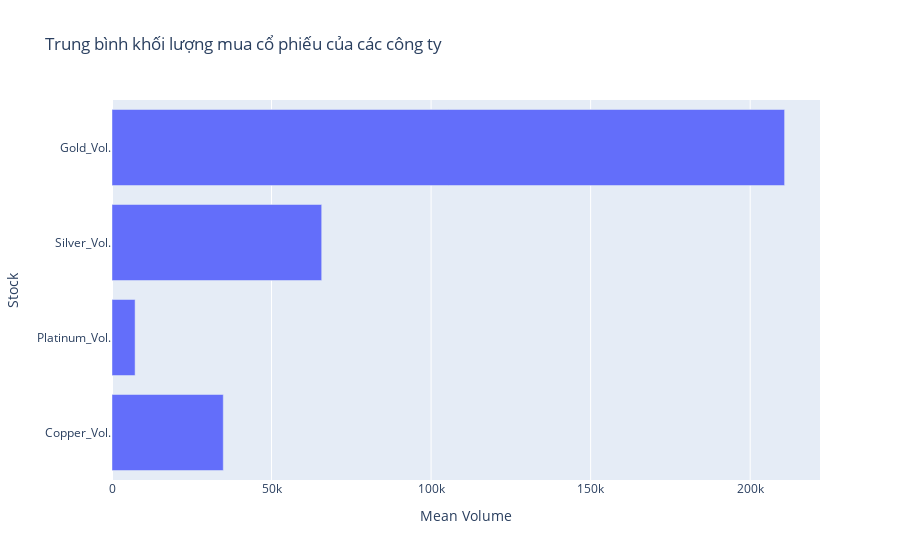

The cell this chart's notebook holds for it:
### Code cell
df_volume_mean = df_volume.mean()
 df_volume_mean = df_volume_mean.reset_index()
 df_volume_mean.columns = ['Stock', 'Mean Volume']
 fig = px.bar(df_volume_mean, y='Stock', x='Mean Volume', title='Trung bình khối lượng mua cổ phiếu của các công ty')
 fig.show()

### Figure 1 — Plotly figure (JSON) as saved in the notebook; plotly's stock layout.template omitted (floating-point values rounded to 4 significant figures)
{"data": [{"alignmentgroup": "True", "hovertemplate": "Mean Volume=%{x}<br>Stock=%{y}<extra></extra>", "legendgroup": "", "marker": {"color": "#636efa", "pattern": {"shape": ""}}, "name": "", "offsetgroup": "", "orientation": "h", "showlegend": false, "textposition": "auto", "type": "bar", "x": [34870.0, 7240.0, 65720.0, 210800.0], "xaxis": "x", "y": ["Copper_Vol.", "Platinum_Vol.", "Silver_Vol.", "Gold_Vol."], "yaxis": "y"}], "layout": {"barmode": "relative", "legend": {"tracegroupgap": 0}, "title": {"text": "Trung bình khối lượng mua cổ phiếu của các công ty"}, "xaxis": {"anchor": "y", "domain": [0, 1], "title": {"text": "Mean Volume"}}, "yaxis": {"anchor": "x", "domain": [0, 1], "title": {"text": "Stock"}}}}
